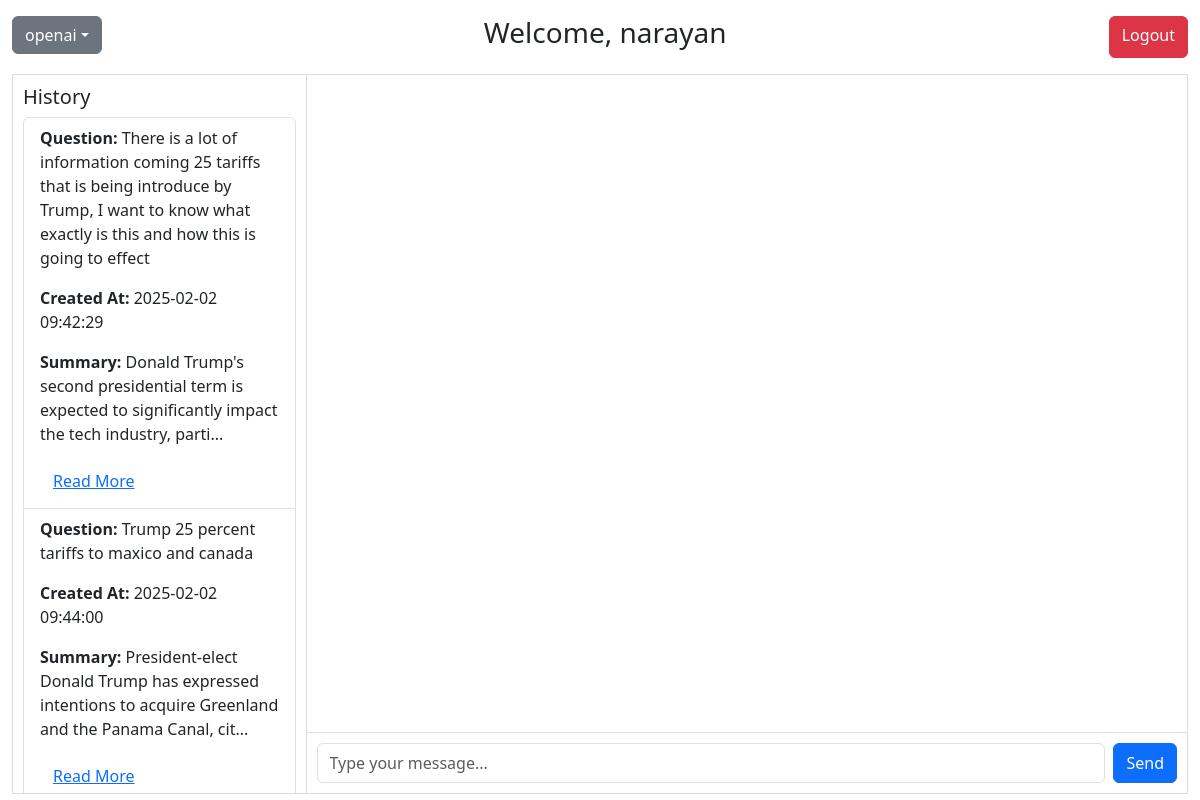
/users/chatbot (signed in), run on the app's committed database.
### app/model/models.py (models this page shows)
class User(Base):
    __tablename__ = "users"
    user_id = Column(Integer, primary_key=True, index=True)
    username = Column(String(50), unique=True, nullable=False)
    email = Column(String(100), unique=True, nullable=False)
    password_hash = Column(String(255), nullable=False)
    role = Column(String(20), default="user")
    created_at = Column(DateTime, default=func.now())
    articles = relationship("SummarizedArticle", back_populates="user")

class SummarizedArticle(Base):
    __tablename__ = "summarized_articles"
    summary_id = Column(Integer, primary_key=True, index=True)
    source_id = Column(Integer, ForeignKey("news_sources.source_id"), nullable=False)
    user_id = Column(Integer, ForeignKey("users.user_id"), nullable=False)
    summarized_content = Column(Text, nullable=False)
    prompt = Column(Text, nullable=False)
    created_at = Column(DateTime, default=func.now())
    user = relationship("User", back_populates="articles")
    source = relationship("NewsSource")

### routers/user_router.py (the view)
@router.get("/chatbot")
def chatbot_page(
    request: Request,
    db: Session = Depends(get_db),
    user: User = Depends(get_current_user),
):
    user_history = NewsService.get_summarized_articles(user.user_id, db)
    return templates.TemplateResponse(
        "chatbot.html",
        {"request": request, "user": user, "history": user_history},
    )

### templates/chatbot.html (shortened to what this page needs)
<!DOCTYPE html>
<html lang="en">
<head>
    <link href="https://cdn.jsdelivr.net/npm/bootstrap@5.3.0-alpha3/dist/css/bootstrap.min.css" rel="stylesheet" />
</head>
<body>
    <div class="container-fluid">
        <div class="row mt-3">
            <div class="col-12 d-flex justify-content-between">
                <div>
                    <div class="dropdown">
                        <button class="btn btn-secondary dropdown-toggle" type="button" id="llmDropdown" data-bs-toggle="dropdown">
                        </button>
                    </div>
                </div>
                <h3>Welcome, {{ user.username }}</h3>
                <a href="/users/logout" class="btn btn-danger">Logout</a>
            </div>
        </div>
        <div class="chat-container mt-3">
            <div class="history">
                <h5>History</h5>
                <ul class="list-group">
                    {% for entry in history %}
                        <li class="list-group-item">
                            <p><strong>Question:</strong> {{ entry.prompt }}</p>
                            <p><strong>Created At:</strong> {{ entry.created_at }}</p>
                            <p>
                                <strong>Summary:</strong>
                                <span class="summary-preview" id="preview-{{ entry.summary_id }}">
                                    {{ entry.summarized_content[:100] }}...
                                </span>
                            </p>
                            <button class="btn btn-link toggle-summary" data-id="{{ entry.summary_id }}">Read More</button>
                        </li>
                    {% endfor %}
                </ul>
            </div>
            <div class="chat">
                <div class="chat-messages" id="chat-messages"></div>
                <form id="chat-form" class="chat-input d-flex">
                    <input type="text" id="chat-input" class="form-control me-2" placeholder="Type your message..." required>
                    <button type="submit" class="btn btn-primary">Send</button>
                </form>
            </div>
        </div>
    </div>
</body>
</html>

### templates/chatbot.html (style rules this page uses)
.chat-container { display: flex; height: 90vh; border: 1px solid #ddd; }
.history { width: 25%; overflow-y: auto; border-right: 1px solid #ddd; padding: 10px; height: 100%; }
.chat { width: 75%; display: flex; flex-direction: column; }
.chat-messages { flex-grow: 1; overflow-y: auto; padding: 10px; margin-bottom: 10px; height: 70vh; }
.chat-input { padding: 10px; background: #f7f7f7; border-top: 1px solid #ddd; position: sticky; bottom: 0; background-color: white; }
.chat-input input { height: 40px; }

### data on the page
User: username "narayan"
SummarizedArticle: prompt "There is a lot of information coming 25 tariffs that is being introduce by Trump, I want to know what exactly is this and how this is going to effect", created_at "2025-02-02 09:42:29", summarized_content "Donald Trump's second presidential term is expected to significantly impact the tech industry, parti"
SummarizedArticle: prompt "Trump 25 percent tariffs to maxico and canada", created_at "2025-02-02 09:44:00", summarized_content "President-elect Donald Trump has expressed intentions to acquire Greenland and the Panama Canal, cit"
